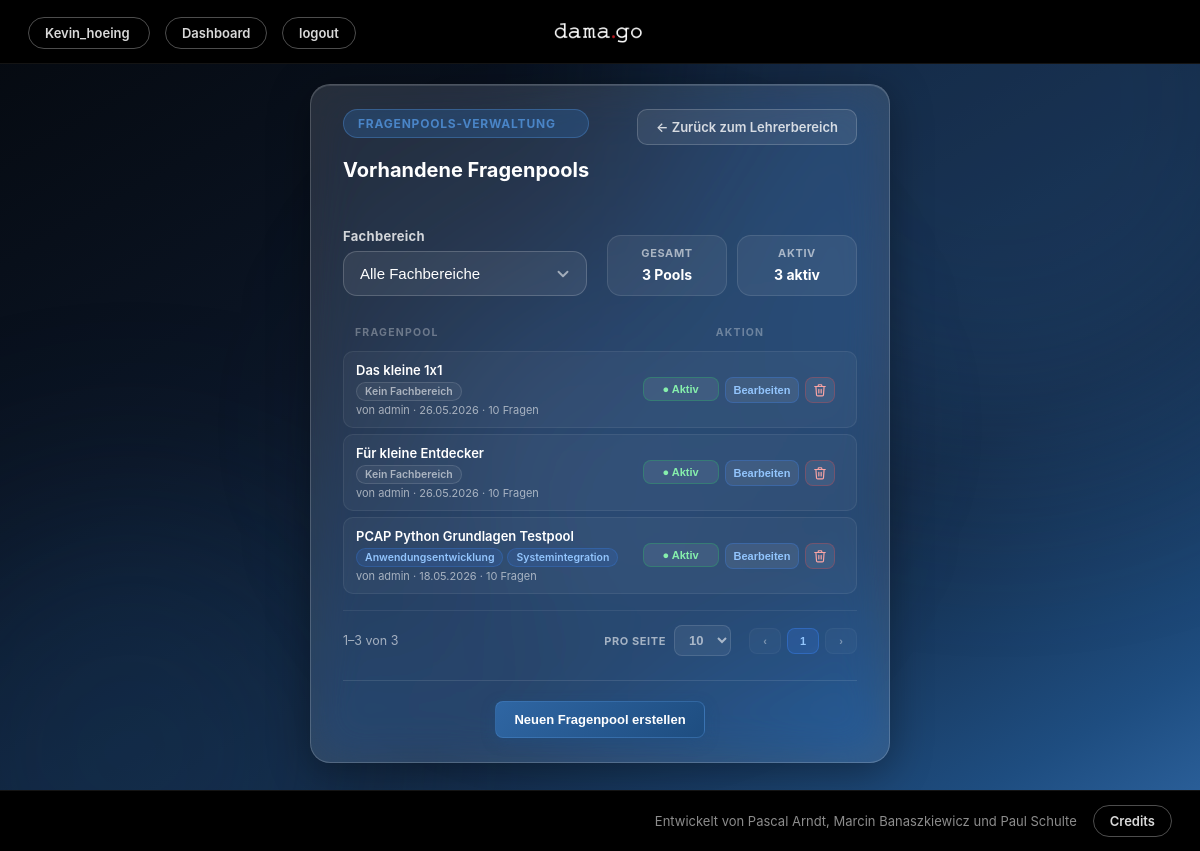
Screenshot of /PHP/manage_question_pools.php (signed in) with the database file from the repository.
### tables this page shows
CREATE TABLE `question_pools` (
  `id` int(10) unsigned NOT NULL AUTO_INCREMENT,
  `name` varchar(100) NOT NULL,
  `description` text DEFAULT NULL,
  `created_by` int(10) unsigned NOT NULL,
  `is_active` tinyint(1) NOT NULL DEFAULT 1,
  `created_at` datetime NOT NULL DEFAULT current_timestamp(),
  `updated_at` datetime DEFAULT NULL ON UPDATE current_timestamp(),
  `updated_by` int(10) unsigned DEFAULT NULL,
  PRIMARY KEY (`id`),
  KEY `idx_question_pools_created_by` (`created_by`),
  KEY `idx_question_pools_name` (`name`),
  KEY `idx_question_pools_is_active` (`is_active`),
  KEY `idx_question_pools_updated_by` (`updated_by`),
  CONSTRAINT `fk_question_pools_created_by` FOREIGN KEY (`created_by`) REFERENCES `users` (`id`) ON UPDATE CASCADE,
  CONSTRAINT `fk_question_pools_updated_by` FOREIGN KEY (`updated_by`) REFERENCES `users` (`id`) ON DELETE SET NULL ON UPDATE CASCADE
);

### PHP/init.php (called while the page is built, shortened)
<?php
$role = $_SESSION["user_role"] ?? "guest";

### PHP/manage_question_pools.php (the view, shortened to what this page needs)
<?php
require_once 'init.php';
require_once 'db.php';
function e($value)
{
    return htmlspecialchars((string)$value, ENT_QUOTES, 'UTF-8');
}
$departments  = $pdo->query(
    "SELECT id, parent_id, display_name FROM departments WHERE is_active = 1 ORDER BY display_name ASC"
)->fetchAll(PDO::FETCH_ASSOC);
$validDeptIds = array_map(fn($d) => (int)$d['id'], $departments);
$activeDeptIds = array_flip($validDeptIds);
$deptChildren  = [];
$deptRoots     = [];
foreach ($departments as $d) {
    $pid = $d['parent_id'] !== null ? (int)$d['parent_id'] : 0;
    if ($pid !== 0 && isset($activeDeptIds[$pid])) {
        $deptChildren[$pid][] = $d;
    } else {
        $deptRoots[] = $d;
    }
}
function flattenDepartmentTree(array $nodes, array $childrenByParent, int $depth = 0): array {
    $out = [];
    foreach ($nodes as $node) {
        $out[] = ['dept' => $node, 'depth' => $depth];
        $id = (int)$node['id'];
        if (!empty($childrenByParent[$id])) {
            $out = array_merge($out, flattenDepartmentTree($childrenByParent[$id], $childrenByParent, $depth + 1));
        }
    }
    return $out;
}
$deptOrdered = flattenDepartmentTree($deptRoots, $deptChildren);
$selectedDept = isset($_GET['dept']) ? (int)$_GET['dept'] : 0;
$filterQuery  = $selectedDept > 0 ? '?dept=' . $selectedDept : '';
if ($selectedDept > 0) {
    $filterDeptIds = collectDeptWithDescendants($selectedDept, $deptChildren);
    $phDept        = implode(',', array_fill(0, count($filterDeptIds), '?'));
    $stmtP = $pdo->prepare("
        SELECT qp.id, qp.name, qp.description, qp.is_active, qp.created_at, qp.created_by,
               u.username AS creator_name,
               (SELECT COUNT(*) FROM questions q WHERE q.question_pool_id = qp.id) AS question_count
        FROM question_pools qp
        LEFT JOIN users u ON u.id = qp.created_by
        WHERE qp.id IN (
            SELECT qpd.question_pool_id FROM question_pool_departments qpd
            WHERE qpd.department_id IN ($phDept)
        )
        ORDER BY qp.name ASC
    ");
    $stmtP->execute($filterDeptIds);
} else {
    $stmtP = $pdo->query("
        SELECT qp.id, qp.name, qp.description, qp.is_active, qp.created_at, qp.created_by,
               u.username AS creator_name,
               (SELECT COUNT(*) FROM questions q WHERE q.question_pool_id = qp.id) AS question_count
        FROM question_pools qp
        LEFT JOIN users u ON u.id = qp.created_by
        ORDER BY qp.name ASC
    ");
}
$pools = $stmtP->fetchAll(PDO::FETCH_ASSOC);
$poolDepts = [];
if (!empty($pools)) {
    $ids = array_column($pools, 'id');
    $ph  = implode(',', array_fill(0, count($ids), '?'));
    $stmtD = $pdo->prepare("
        SELECT qpd.question_pool_id, d.id AS dept_id, d.display_name
        FROM question_pool_departments qpd
        INNER JOIN departments d ON d.id = qpd.department_id
        WHERE qpd.question_pool_id IN ($ph)
        ORDER BY d.display_name ASC
    ");
    $stmtD->execute($ids);
    foreach ($stmtD->fetchAll(PDO::FETCH_ASSOC) as $r) {
        $poolDepts[(int)$r['question_pool_id']][] = ['id' => (int)$r['dept_id'], 'name' => $r['display_name']];
    }
}
$totalPools  = (int)$pdo->query("SELECT COUNT(*) FROM question_pools")->fetchColumn();
$activePools = (int)$pdo->query("SELECT COUNT(*) FROM question_pools WHERE is_active = 1")->fetchColumn();
?>
<!DOCTYPE html>
<html lang="de">
<head>
    <link rel="stylesheet" href="../CSS/style.css">
</head>
<body class="manage-questions-page">
<div class="page-orbs">
    <div class="orb orb-1"></div>
    <div class="orb orb-2"></div>
    <div class="orb orb-3"></div>
</div>
<?php include_once 'topbar.php'; ?>
<main class="play-layout">
    <section class="quiz-main mq-panel">
        <div class="mq-topbar">
            <div class="mq-topbar-info">
                <span class="eyebrow">Fragenpools-Verwaltung</span>
                <h2>Vorhandene Fragenpools</h2>
            </div>
            <div class="mq-topbar-actions">
                <a href="<?php echo $role === 'admin' ? 'admin_area.php' : 'teacher_area.php'; ?>" class="back-button">
                    ← Zurück zum <?php echo $role === 'admin' ? 'Adminbereich' : 'Lehrerbereich'; ?>
                </a>
            </div>
        </div>
        <div class="mq-toolbar">
            <form method="GET" action="manage_question_pools.php" class="form-group pool-filter-form mq-filter">
                <label for="deptFilter">Fachbereich</label>
                <select id="deptFilter" name="dept" onchange="this.form.submit()">
                    <option value="">Alle Fachbereiche</option>
                    <?php foreach ($deptOrdered as $row): $d = $row['dept']; ?>
                    <?php endforeach; ?>
                </select>
            </form>
            <div class="lobby-meta mq-meta">
                <div>
                    <span>Gesamt</span>
                    <strong><?php echo $totalPools; ?> Pools</strong>
                </div>
                <div>
                    <span>Aktiv</span>
                    <strong><?php echo $activePools; ?> aktiv</strong>
                </div>
            </div>
        </div>
        <div class="question-list-header">
            <span class="col-frage">Fragenpool</span>
            <span class="col-qaktion">Aktion</span>
        </div>
        <div class="question-list" id="poolList">
            <?php if (empty($pools)): ?>
                <div class="empty-list-hint">
                    Keine Fragenpools gefunden.
                </div>
            <?php else: ?>
                <?php foreach ($pools as $p):
                    $depts   = $poolDepts[(int)$p['id']] ?? [];
                    $pData = [
                        'id'          => $p['id'],
                        'name'        => $p['name'],
                        'description' => $p['description'] ?? '',
                        'status'      => $p['is_active'] ? 'active' : 'inactive',
                        'departments' => array_map(fn($d) => $d['id'], $depts),
                    ];
                    $created  = $p['created_at'] ? date('d.m.Y', strtotime($p['created_at'])) : '–';
                    $creator  = $p['creator_name'] ?: 'Unbekannt';
                    $qCount   = (int)$p['question_count'];
                    $metaLine = 'von ' . $creator . ' · ' . $created . ' · ' . $qCount . ' Frage' . ($qCount !== 1 ? 'n' : '');
                ?>
                    <div class="question-row" data-active="<?php echo $p['is_active']; ?>" data-tooltip="<?php echo e($p['description'] !== '' ? $p['description'] : $p['name']); ?>">
                        <div class="col-frage">
                            <div class="mq-frage-texts">
                                <div class="question-text">
                                    <?php echo e($p['name']); ?>
                                </div>
                                <div class="mq-dept-tags">
                                    <?php if (empty($depts)): ?>
                                        <span class="mq-dept-tag is-empty">Kein Fachbereich</span>
                                    <?php else: ?>
                                        <?php foreach ($depts as $d): ?>
                                            <span class="mq-dept-tag"><?php echo e($d['name']); ?></span>
                                        <?php endforeach; ?>
                                    <?php endif; ?>
                                </div>
                                <div class="question-pool-label"><?php echo e($metaLine); ?></div>
                            </div>
                        </div>
                        <div class="col-qaktion">
                            <form method="POST" action="manage_question_pools.php<?php echo $filterQuery; ?>" class="inline-form">
                                <button type="submit" class="btn-icon <?php echo $p['is_active'] ? 'btn-toggle-active' : 'btn-toggle-inactive'; ?>">
                                    <?php echo $p['is_active'] ? '● Aktiv' : '○ Inaktiv'; ?>
                                </button>
                            </form>
                            <button type="button" class="btn-icon btn-edit"
                                data-pool="<?php echo e(json_encode($pData)); ?>"
                                onclick="openEditPoolModal(this)">
                                Bearbeiten
                            </button>
                            <button type="button" class="btn-icon btn-delete"
                                onclick="openDeletePoolModal(<?php echo $p['id']; ?>, this)"
                                data-name="<?php echo e($p['name']); ?>"
                                data-count="<?php echo $qCount; ?>"
                                aria-label="Fragenpool löschen" title="Fragenpool löschen">
                            </button>
                        </div>
                    </div>
                <?php endforeach; ?>
            <?php endif; ?>
        </div>
        <?php if (!empty($pools)): ?>
            <div class="mq-pagination" id="mqPagination">
                <div class="mq-pagination-info">
                    <span id="mqRangeInfo"></span>
                </div>
                <div class="mq-pagination-controls">
                    <label class="mq-perpage">
                        Pro Seite
                        <select id="mqPerPage">
                            <option value="10" selected>10</option>
                        </select>
                    </label>
                    <div class="mq-pager">
                        <button type="button" class="btn-icon mq-pager-btn" id="mqPrev" aria-label="Vorherige Seite">‹</button>
                        <span class="mq-pager-pages" id="mqPages"></span>
                        <button type="button" class="btn-icon mq-pager-btn" id="mqNext" aria-label="Nächste Seite">›</button>
                    </div>
                </div>
            </div>
        <?php endif; ?>
        <div class="dashboard-footer-links">
            <button type="button" class="btn-icon btn-add mq-action-btn" onclick="openCreateModal()">
                Neuen Fragenpool erstellen
            </button>
        </div>
    </section>
</main>
    <?php include_once 'footbar.php'; ?>
</body>
</html>

### rows the page displays
question_pools: name "Das kleine 1x1", shows "Kein Fachbereich", metaLine "von admin · 26.05.2026 · 10 Fragen", is_active "● Aktiv"
question_pools: name "Für kleine Entdecker", shows "Kein Fachbereich", metaLine "von admin · 26.05.2026 · 10 Fragen", is_active "● Aktiv"
question_pools: name "PCAP Python Grundlagen Testpool", name "Anwendungsentwicklung", name "Systemintegration", metaLine "von admin · 18.05.2026 · 10 Fragen", is_active "● Aktiv"

### other values shown
$username "Kevin_hoeing"
$totalPools "3"
$activePools "3"
